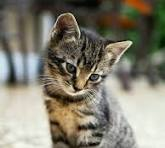
#> input picture my/image.jpeg, 165 x 148 px
$ jupyter execute test.ipynb
#> lines starting #> are read from the running program, lines starting #| are printed output that depends on the picture
[cell 1]
import cv2 as cv
import numpy as np
import matplotlib.pyplot as plt

[cell 2]
img = cv.imread('image.jpeg')
#> img is the input picture: shape (148, 165, 3); mean B, G, R 112.3, 126.7, 130.2
img = cv.resize(img, (128,128))
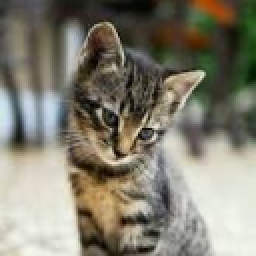
#> img: shape (128, 128, 3) (shown 2 times larger); mean B, G, R 112.2, 126.5, 130.1
img = img[:,:,::-1]
r = img[:,:,0]
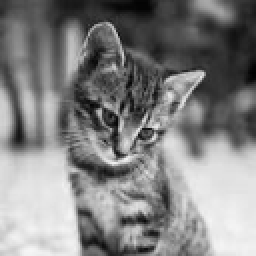
#> r: shape (128, 128) (shown 2 times larger); min 0, max 246, mean 130.1
g = img[:,:,1]
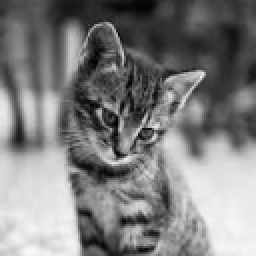
#> g: shape (128, 128) (shown 2 times larger); min 0, max 248, mean 126.5
b = img[:,:,2]
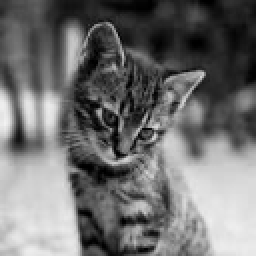
#> b: shape (128, 128) (shown 2 times larger); min 0, max 242, mean 112.2
rgb = np.stack([r,g,b], axis=2)

rgb = np.zeros_like(img, dtype=(np.uint8))
rgb[:,:,0] = r
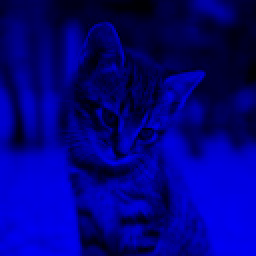
#> rgb: shape (128, 128, 3) (shown 2 times larger); mean of channels 0, 1, 2 130.1, 0, 0; drawn as B, G, R
rgb[:,:,1] = g
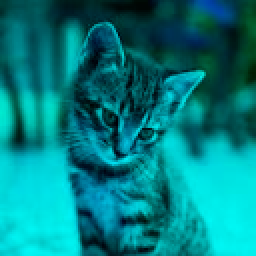
#> rgb: shape (128, 128, 3) (shown 2 times larger); mean of channels 0, 1, 2 130.1, 126.5, 0; drawn as B, G, R
rgb[:,:, 2] = b
gray = (r * .299 + g * .587 + b*.114).astype(np.uint8)

gray = cv.cvtColor(rgb, cv.COLOR_RGB2GRAY)
img_bin = np.zeros_like(gray, dtype=(np.uint8))
img_bin[gray>127] = 255

plt.imshow(img_bin, cmap='gray')
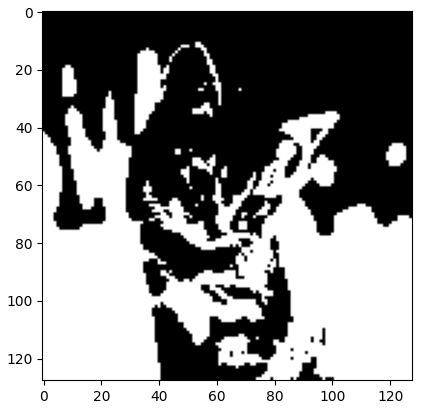
#> figure drawn by matplotlib, 1 panel

[cell 3]
#spatial and intensity level..

# small = gray[::8,::8]

# restore = np.repeat(
#     (np.repeat(small,8,axis=0)),8,axis=1
# )

small = cv.resize(gray, (64,64))
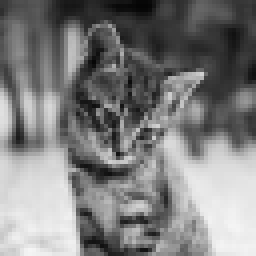
#> small: shape (64, 64) (shown 4 times larger); min 5, max 245, mean 126.1
restore = cv.resize(gray, gray.shape[::-1])

bit4 = gray // 64 * 84
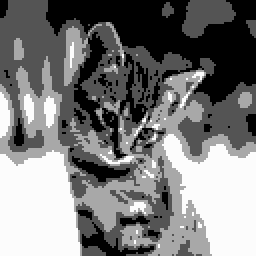
#> bit4: shape (128, 128) (shown 2 times larger); min 0, max 252, mean 122.6

bitres = bit4 // 84 * 64
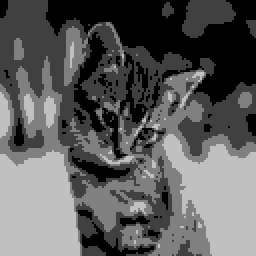
#> bitres: shape (128, 128) (shown 2 times larger); min 0, max 192, mean 93.4


plt.subplot(2,3,1)
plt.imshow(gray,cmap='gray')
plt.title(gray.shape)
plt.subplot(2,3,2)
plt.imshow(small,cmap='gray')
plt.subplot(2,3,3)
plt.imshow(restore,cmap='gray')
plt.title(f"restored = {restore.shape}")
plt.subplot(2,3,4)
plt.imshow(gray,cmap='gray')
plt.subplot(2,3,5)
plt.imshow(bit4,cmap='gray')
plt.subplot(2,3,6)
plt.imshow(bitres,cmap='gray')
